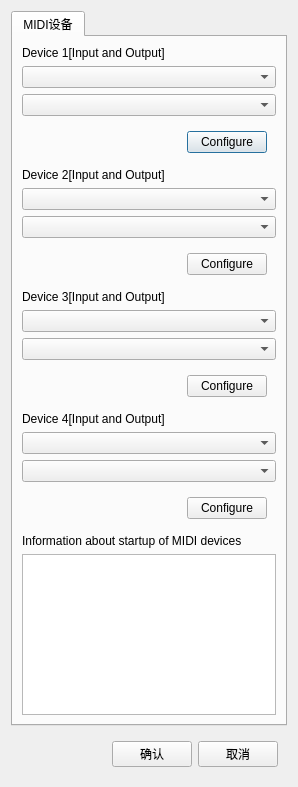
<?xml version="1.0" encoding="UTF-8"?>
<ui version="4.0">
 <class>midi_device_settings</class>
 <widget class="QDialog" name="midi_device_settings">
  <property name="geometry">
   <rect>
    <x>0</x>
    <y>0</y>
    <width>298</width>
    <height>787</height>
   </rect>
  </property>
  <property name="windowTitle">
   <string>Dialog</string>
  </property>
  <layout class="QVBoxLayout" name="verticalLayout">
   <item>
    <widget class="QTabWidget" name="tabWidget">
     <widget class="QWidget" name="tab_2">
      <attribute name="title">
       <string>MIDI设备</string>
      </attribute>
      <layout class="QVBoxLayout" name="verticalLayout_2">
       <item>
        <widget class="QLabel" name="label">
         <property name="text">
          <string>Device 1[Input and Output]</string>
         </property>
        </widget>
       </item>
       <item>
        <widget class="QComboBox" name="comboBox"/>
       </item>
       <item>
        <widget class="QComboBox" name="comboBox_2"/>
       </item>
       <item>
        <widget class="QWidget" name="widget_2" native="true">
         <layout class="QHBoxLayout" name="horizontalLayout_2">
          <item>
           <spacer name="horizontalSpacer_2">
            <property name="orientation">
             <enum>Qt::Horizontal</enum>
            </property>
            <property name="sizeHint" stdset="0">
             <size>
              <width>154</width>
              <height>20</height>
             </size>
            </property>
           </spacer>
          </item>
          <item>
           <widget class="QPushButton" name="pushButton_3">
            <property name="text">
             <string>Configure</string>
            </property>
           </widget>
          </item>
         </layout>
        </widget>
       </item>
       <item>
        <widget class="QLabel" name="label_2">
         <property name="text">
          <string>Device 2[Input and Output]</string>
         </property>
        </widget>
       </item>
       <item>
        <widget class="QComboBox" name="comboBox_3"/>
       </item>
       <item>
        <widget class="QComboBox" name="comboBox_4"/>
       </item>
       <item>
        <widget class="QWidget" name="widget_3" native="true">
         <layout class="QHBoxLayout" name="horizontalLayout_3">
          <item>
           <spacer name="horizontalSpacer_3">
            <property name="orientation">
             <enum>Qt::Horizontal</enum>
            </property>
            <property name="sizeHint" stdset="0">
             <size>
              <width>154</width>
              <height>20</height>
             </size>
            </property>
           </spacer>
          </item>
          <item>
           <widget class="QPushButton" name="pushButton_4">
            <property name="text">
             <string>Configure</string>
            </property>
           </widget>
          </item>
         </layout>
        </widget>
       </item>
       <item>
        <widget class="QLabel" name="label_3">
         <property name="text">
          <string>Device 3[Input and Output]</string>
         </property>
        </widget>
       </item>
       <item>
        <widget class="QComboBox" name="comboBox_5"/>
       </item>
       <item>
        <widget class="QComboBox" name="comboBox_6"/>
       </item>
       <item>
        <widget class="QWidget" name="widget_4" native="true">
         <layout class="QHBoxLayout" name="horizontalLayout_4">
          <item>
           <spacer name="horizontalSpacer_4">
            <property name="orientation">
             <enum>Qt::Horizontal</enum>
            </property>
            <property name="sizeHint" stdset="0">
             <size>
              <width>154</width>
              <height>20</height>
             </size>
            </property>
           </spacer>
          </item>
          <item>
           <widget class="QPushButton" name="pushButton_5">
            <property name="text">
             <string>Configure</string>
            </property>
           </widget>
          </item>
         </layout>
        </widget>
       </item>
       <item>
        <widget class="QLabel" name="label_4">
         <property name="text">
          <string>Device 4[Input and Output]</string>
         </property>
        </widget>
       </item>
       <item>
        <widget class="QComboBox" name="comboBox_7"/>
       </item>
       <item>
        <widget class="QComboBox" name="comboBox_8"/>
       </item>
       <item>
        <widget class="QWidget" name="widget_5" native="true">
         <layout class="QHBoxLayout" name="horizontalLayout_5">
          <item>
           <spacer name="horizontalSpacer_5">
            <property name="orientation">
             <enum>Qt::Horizontal</enum>
            </property>
            <property name="sizeHint" stdset="0">
             <size>
              <width>154</width>
              <height>20</height>
             </size>
            </property>
           </spacer>
          </item>
          <item>
           <widget class="QPushButton" name="pushButton_6">
            <property name="text">
             <string>Configure</string>
            </property>
           </widget>
          </item>
         </layout>
        </widget>
       </item>
       <item>
        <widget class="QLabel" name="label_5">
         <property name="text">
          <string>Information about startup of MIDI devices</string>
         </property>
        </widget>
       </item>
       <item>
        <widget class="QListView" name="listView"/>
       </item>
      </layout>
     </widget>
    </widget>
   </item>
   <item>
    <widget class="QWidget" name="widget" native="true">
     <layout class="QHBoxLayout" name="horizontalLayout">
      <item>
       <spacer name="horizontalSpacer">
        <property name="orientation">
         <enum>Qt::Horizontal</enum>
        </property>
        <property name="sizeHint" stdset="0">
         <size>
          <width>97</width>
          <height>20</height>
         </size>
        </property>
       </spacer>
      </item>
      <item>
       <widget class="QPushButton" name="pushButton">
        <property name="text">
         <string>确认</string>
        </property>
       </widget>
      </item>
      <item>
       <widget class="QPushButton" name="pushButton_2">
        <property name="text">
         <string>取消</string>
        </property>
       </widget>
      </item>
     </layout>
    </widget>
   </item>
  </layout>
 </widget>
 <resources/>
 <connections/>
</ui>
